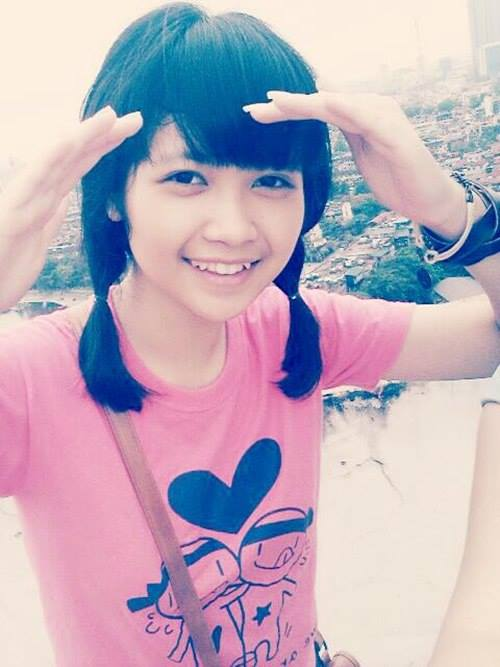
#> input picture Numerical Methods/is-Linh.jpg, 500 x 667 px
$ python image_compression_svd.py
#> lines starting #> are read from the running program, lines starting #| are printed output that depends on the picture
"""
@author: SOE

Image compression using Singular Value Decomposition (svd)
"""

import os

import matplotlib.pyplot as plt
import numpy as np
from PIL import Image

path = "is-Linh.jpg"

img = Image.open(path)
#> img is the input picture: PIL image 500x667 RGB; mean R, G, B 187.7, 172.1, 188.1
s = float(os.path.getsize(path)) / 1024
print("Size(dimension): ", img.size)
#| Size(dimension):  (500, 667)
plt.title("Original Image (%.2f Kb):" % s)
plt.imshow(img)
plt.axis("off")
plt.show()

img_matrix_red = np.array(list(img.getdata(band=0)), float)
img_matrix_green = np.array(list(img.getdata(band=1)), float)
img_matrix_blue = np.array(list(img.getdata(band=2)), float)

img_matrix_red.resize(img.size[1], img.size[0])
img_matrix_green.resize(img.size[1], img.size[0])
img_matrix_blue.resize(img.size[1], img.size[0])
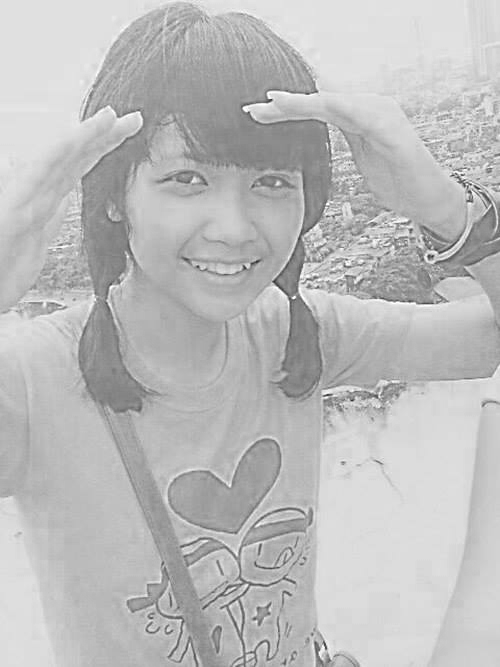
#> img_matrix_blue: shape (667, 500) float64; min 45, max 255, mean 188.1

img_matrix_red = np.matrix(img_matrix_red)
img_matrix_green = np.matrix(img_matrix_green)
img_matrix_blue = np.matrix(img_matrix_blue)

U_r, S_r, Vt_r = np.linalg.svd(img_matrix_red)
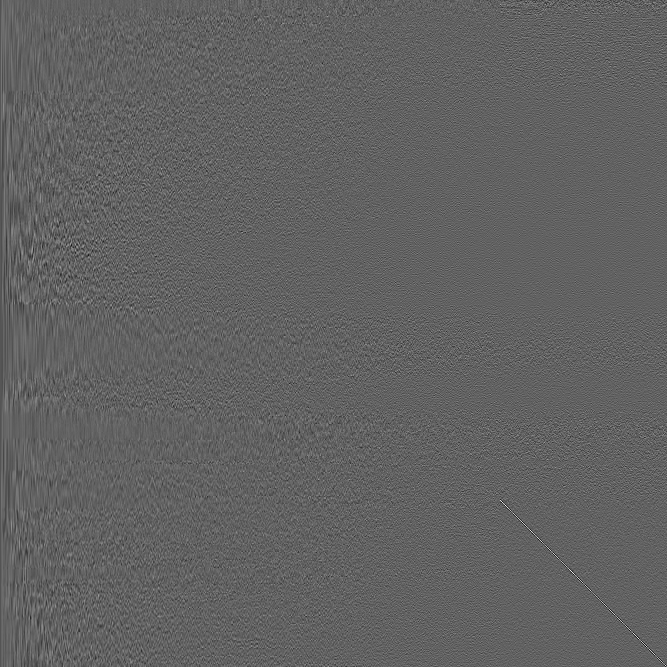
#> U_r: shape (667, 667) float64; min -0.311, max 0.497, mean -6.79e-05; drawn with min black and max white
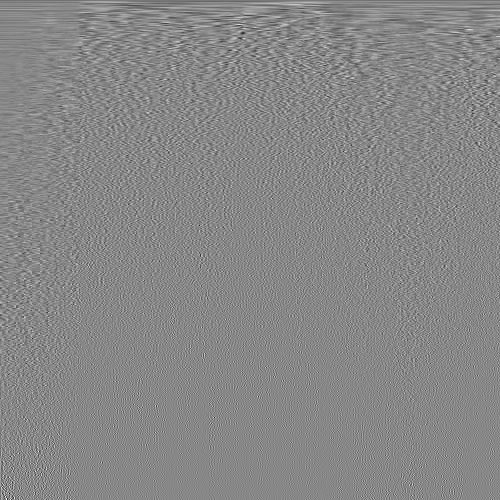
#> Vt_r: shape (500, 500) float64; min -0.34, max 0.3, mean -7.83e-05; drawn with min black and max white
#> S_r = 500 values, max 111217.8 at index 0, min 2.11 at index 499, mean 706
U_g, S_g, Vt_g = np.linalg.svd(img_matrix_green)
#> S_g = 500 values, max 101504.9 at index 0, min 1.75 at index 499, mean 530.2
U_b, S_b, Vt_b = np.linalg.svd(img_matrix_blue)
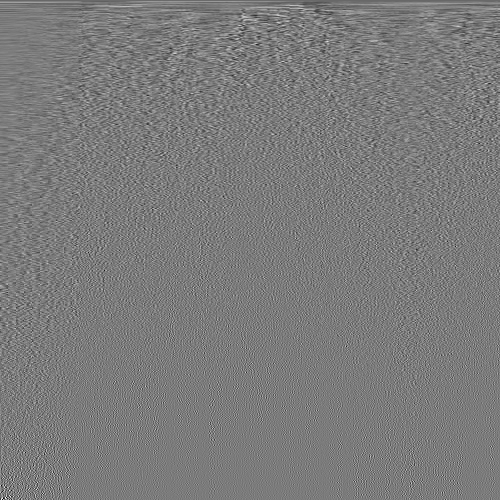
#> Vt_b: shape (500, 500) float64; min -0.307, max 0.325, mean -8.43e-05; drawn with min black and max white
#> S_b = 500 values, max 109137 at index 0, min 2.13 at index 499, mean 459.9

print("Dimension of A is: ", img_matrix_red.shape)
#| Dimension of A is:  (667, 500)

fig, sub = plt.subplots(1, 4)

for s, i in zip(sub.flat, range(10, 90, 20)):
    cmp_img_r = np.matrix(U_r[:, :i]) * np.diag(S_r[:i]) * np.matrix(Vt_r[:i, :])
    cmp_img_g = np.matrix(U_g[:, :i]) * np.diag(S_g[:i]) * np.matrix(Vt_g[:i, :])
    cmp_img_b = np.matrix(U_b[:, :i]) * np.diag(S_b[:i]) * np.matrix(Vt_b[:i, :])
    img_r = Image.fromarray(cmp_img_r).convert("L")
    img_g = Image.fromarray(cmp_img_g).convert("L")
    img_b = Image.fromarray(cmp_img_b).convert("L")
    new_img = Image.merge("RGB", (img_r, img_g, img_b))
    s.imshow(new_img)
    s.set_title(f"{i} singular values remained")
    s.axis(False)
    new_img.save('remained-%s.jpg' % i)
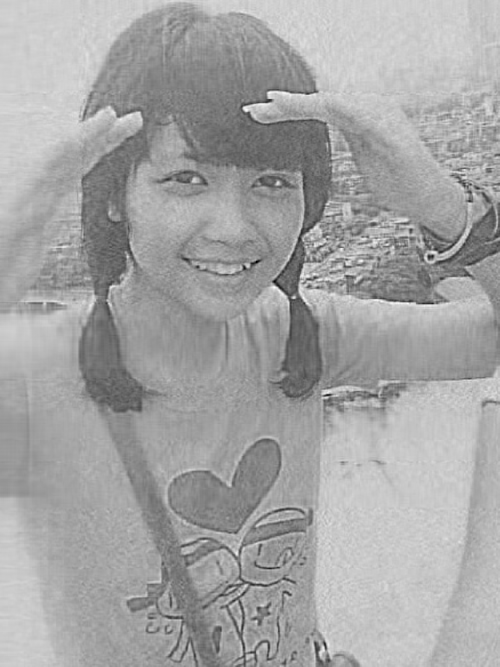
#> cmp_img_b: shape (667, 500) float64; min 44.04, max 266.5, mean 188.1; drawn with min black and max white
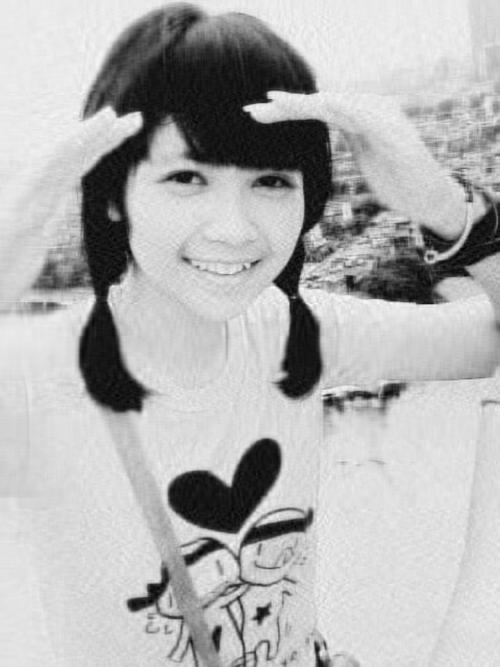
#> cmp_img_r: shape (667, 500) float64; min -23.27, max 277.2, mean 187.7; drawn with min black and max white

plt.show()
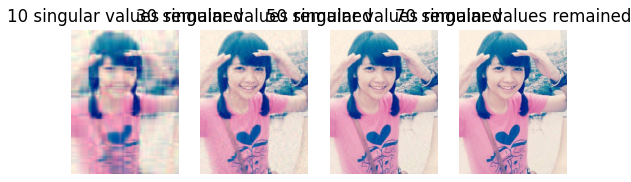
#> figure drawn by matplotlib, 4 panels
